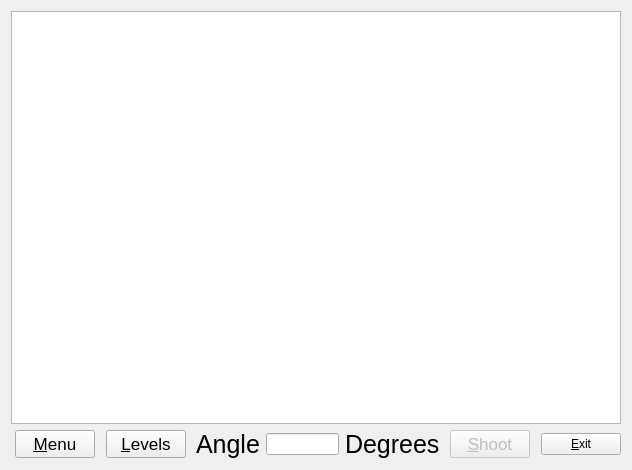
<?xml version="1.0" encoding="UTF-8"?>
<ui version="4.0">
 <class>LevelStart</class>
 <widget class="QWidget" name="LevelStart">
  <property name="geometry">
   <rect>
    <x>0</x>
    <y>0</y>
    <width>632</width>
    <height>470</height>
   </rect>
  </property>
  <property name="windowTitle">
   <string>Form</string>
  </property>
  <layout class="QGridLayout" name="gridLayout_2">
   <item row="0" column="0">
    <layout class="QGridLayout" name="gridLayout">
     <item row="0" column="0">
      <widget class="QGraphicsView" name="graphicsView">
       <property name="sizePolicy">
        <sizepolicy hsizetype="Minimum" vsizetype="Expanding">
         <horstretch>0</horstretch>
         <verstretch>0</verstretch>
        </sizepolicy>
       </property>
      </widget>
     </item>
     <item row="1" column="0">
      <layout class="QHBoxLayout" name="horizontalLayout">
       <item>
        <spacer name="horizontalSpacer_2">
         <property name="orientation">
          <enum>Qt::Horizontal</enum>
         </property>
         <property name="sizeHint" stdset="0">
          <size>
           <width>40</width>
           <height>20</height>
          </size>
         </property>
        </spacer>
       </item>
       <item>
        <widget class="QPushButton" name="menuButton">
         <property name="font">
          <font>
           <pointsize>13</pointsize>
          </font>
         </property>
         <property name="text">
          <string>&amp;Menu</string>
         </property>
        </widget>
       </item>
       <item>
        <spacer name="horizontalSpacer_5">
         <property name="orientation">
          <enum>Qt::Horizontal</enum>
         </property>
         <property name="sizeHint" stdset="0">
          <size>
           <width>40</width>
           <height>20</height>
          </size>
         </property>
        </spacer>
       </item>
       <item>
        <widget class="QPushButton" name="returnButton">
         <property name="font">
          <font>
           <pointsize>13</pointsize>
          </font>
         </property>
         <property name="text">
          <string>&amp;Levels</string>
         </property>
        </widget>
       </item>
       <item>
        <spacer name="horizontalSpacer">
         <property name="orientation">
          <enum>Qt::Horizontal</enum>
         </property>
         <property name="sizeHint" stdset="0">
          <size>
           <width>40</width>
           <height>20</height>
          </size>
         </property>
        </spacer>
       </item>
       <item>
        <widget class="QLabel" name="angleLabel">
         <property name="font">
          <font>
           <pointsize>19</pointsize>
          </font>
         </property>
         <property name="text">
          <string>Angle</string>
         </property>
         <property name="buddy">
          <cstring>enterAngle</cstring>
         </property>
        </widget>
       </item>
       <item>
        <widget class="QLineEdit" name="enterAngle">
         <property name="inputMethodHints">
          <set>Qt::ImhPreferNumbers</set>
         </property>
         <property name="inputMask">
          <string>09999</string>
         </property>
         <property name="text">
          <string/>
         </property>
         <property name="maxLength">
          <number>5</number>
         </property>
         <property name="cursorPosition">
          <number>5</number>
         </property>
         <property name="clearButtonEnabled">
          <bool>false</bool>
         </property>
        </widget>
       </item>
       <item>
        <widget class="QLabel" name="DegreeOrRadian">
         <property name="font">
          <font>
           <pointsize>19</pointsize>
          </font>
         </property>
         <property name="text">
          <string>Degrees</string>
         </property>
        </widget>
       </item>
       <item>
        <spacer name="horizontalSpacer_4">
         <property name="orientation">
          <enum>Qt::Horizontal</enum>
         </property>
         <property name="sizeHint" stdset="0">
          <size>
           <width>40</width>
           <height>20</height>
          </size>
         </property>
        </spacer>
       </item>
       <item>
        <widget class="QPushButton" name="shootButton">
         <property name="enabled">
          <bool>false</bool>
         </property>
         <property name="font">
          <font>
           <pointsize>13</pointsize>
          </font>
         </property>
         <property name="text">
          <string>&amp;Shoot</string>
         </property>
        </widget>
       </item>
       <item>
        <spacer name="horizontalSpacer_3">
         <property name="orientation">
          <enum>Qt::Horizontal</enum>
         </property>
         <property name="sizeHint" stdset="0">
          <size>
           <width>40</width>
           <height>20</height>
          </size>
         </property>
        </spacer>
       </item>
       <item>
        <widget class="QPushButton" name="exitButton">
         <property name="text">
          <string>&amp;Exit</string>
         </property>
        </widget>
       </item>
      </layout>
     </item>
    </layout>
   </item>
  </layout>
 </widget>
 <resources/>
 <connections/>
</ui>
